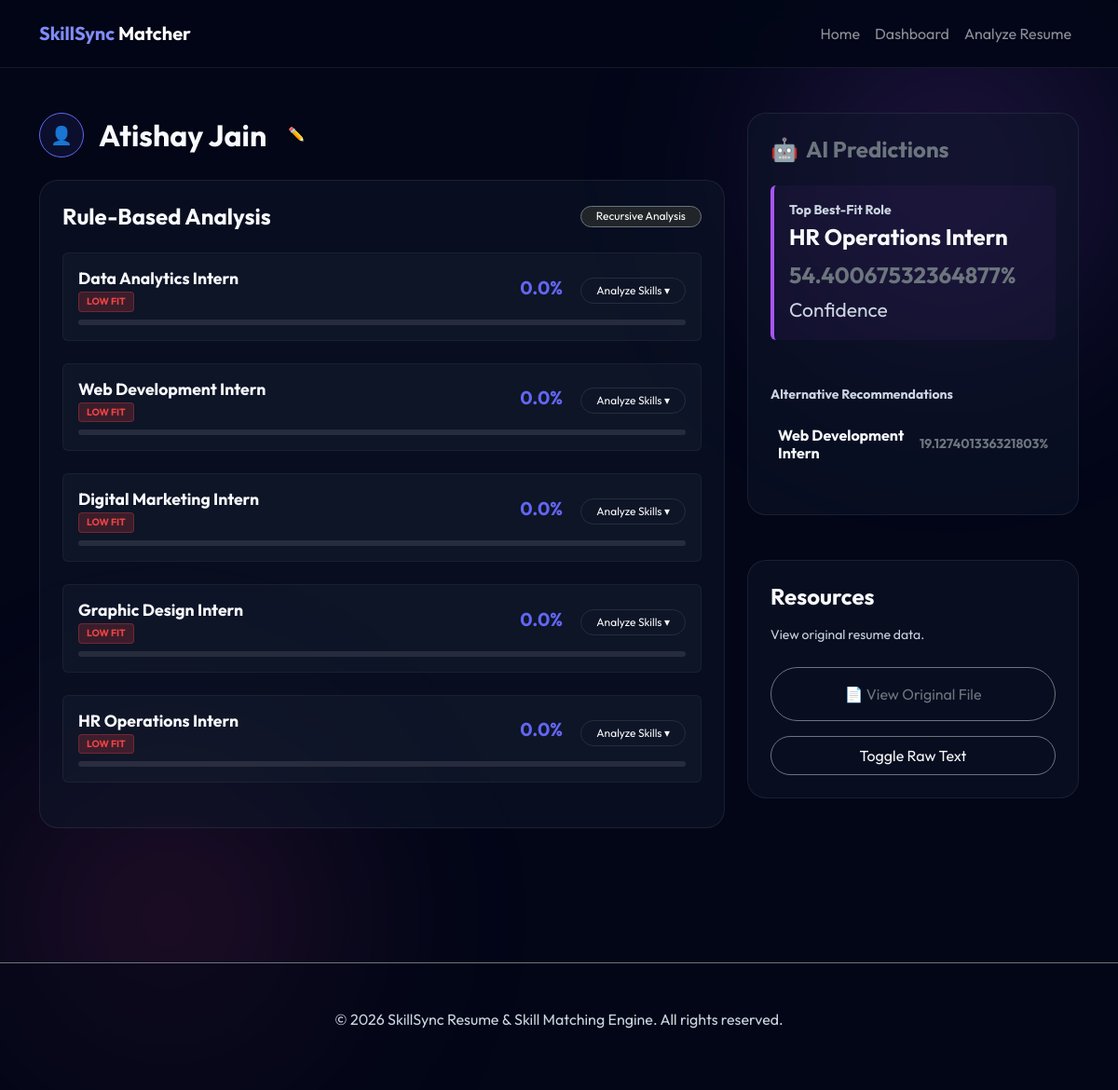
The app's page /candidate/19/ with its own data.
### matching_app/models.py (models this page shows, shortened)
class Candidate(models.Model):
    name = models.CharField(max_length=100)
    resume_file = models.FileField(upload_to='resumes/', null=True, blank=True)
    education = models.TextField(blank=True)
    skills = models.TextField(blank=True)
    tools = models.TextField(blank=True)
    experience = models.TextField(blank=True)
    projects = models.TextField(blank=True)
    certifications = models.TextField(blank=True)
    extracted_text = models.TextField(blank=True)
    created_at = models.DateTimeField(auto_now_add=True)

class Role(models.Model):
    name = models.CharField(max_length=100)
    required_skills = models.TextField()

class Match(models.Model):
    candidate = models.ForeignKey(Candidate, on_delete=models.CASCADE, related_name='matches')
    role = models.ForeignKey(Role, on_delete=models.CASCADE)
    match_percentage = models.FloatField()
    fit_category = models.CharField(max_length=50) # Strong, Moderate, Low

class Prediction(models.Model):
    candidate = models.ForeignKey(Candidate, on_delete=models.CASCADE, related_name='predictions')
    top_role_1 = models.CharField(max_length=100)
    score_1 = models.FloatField()
    top_role_2 = models.CharField(max_length=100)
    score_2 = models.FloatField()
    top_role_3 = models.CharField(max_length=100)
    score_3 = models.FloatField()

### matching_app/views.py (the view)
# urls.py: path('candidate/<int:pk>/', views.candidate_detail, name='candidate_detail'),
def candidate_detail(request, pk):
    candidate = get_object_or_404(Candidate, pk=pk)
    roles = Role.objects.all()
    detailed_matches = get_rule_based_matches(candidate.extracted_text, roles)
    detailed_matches.sort(key=lambda x: x['match_percentage'], reverse=True)
    for m in detailed_matches:
        Match.objects.update_or_create(
            candidate=candidate,
            role=m['role'],
            defaults={
                'match_percentage': m['match_percentage'],
                'fit_category': m['fit_category']
            }
        )
    prediction = Prediction.objects.filter(candidate=candidate).first()
    return render(request, 'candidate_detail.html', {
        'candidate': candidate,
        'matches': detailed_matches,
        'prediction': prediction
    })

### templates/candidate_detail.html (shortened to what this page needs)
{% extends 'base.html' %}
{% block content %}
<div class="container py-5">
    <div class="row">
        <div class="col-lg-8 reveal">
            <div class="d-flex align-items-center gap-3 mb-4">
                <span class="rounded-circle p-2"
                    style="width: 48px; height: 48px; display: inline-flex; align-items: center; justify-content: center; font-size: 1.2rem; background: rgba(99, 102, 241, 0.1); border: 1px solid var(--primary-color);">👤</span>
                <div id="nameDisplayContainer" class="d-flex align-items-center gap-3">
                    <h2 class="fw-bold m-0" id="candidateName">{{ candidate.name }}</h2>
                    <button class="btn btn-sm btn-outline-secondary rounded-circle p-1 border-0 hover-neon-purple"
                        onclick="toggleEditName()" title="Edit Name"
                        style="width: 32px; height: 32px; display: flex; align-items: center; justify-content: center;">
                        <span style="font-size: 0.9rem;">✏️</span>
                    </button>
                </div>
            </div>
            <div class="glass-card-premium neon-blue mb-5 reveal delay-1 p-4">
                <div class="d-flex justify-content-between align-items-center mb-4">
                    <h4 class="fw-bold m-0">Rule-Based Analysis</h4>
                    <span class="badge rounded-pill bg-dark border border-secondary fw-normal small px-3">Recursive
                        Analysis</span>
                </div>
                {% for match in matches %}
                <div class="mb-4 p-3 rounded"
                    style="background: rgba(30, 41, 59, 0.3); border: 1px solid rgba(255,255,255,0.05);">
                    <div class="d-flex justify-content-between align-items-center mb-2">
                        <div>
                            <h5 class="fw-bold m-0" style="font-size: 1.1rem;">{{ match.role.name }}</h5>
                            <div
                                class="fit-badge mt-1 {% if match.fit_category == 'Strong Fit' %}fit-strong{% elif match.fit_category == 'Moderate Fit' %}fit-moderate{% else %}fit-low{% endif %}">
                                {{ match.fit_category }}
                            </div>
                        </div>
                        <div class="text-end">
                            <span class="fw-bold h5 mb-0" style="color: var(--primary-color);">{{ match.match_percentage }}%</span>
                            <button class="btn btn-sm btn-outline-light ms-3 rounded-pill px-3 py-1" type="button"
                                data-bs-toggle="collapse" data-bs-target="#skillCollapse{{ forloop.counter }}"
                                aria-expanded="false"
                                style="font-size: 0.75rem; border: 1px solid rgba(255,255,255,0.1);">
                                Analyze Skills ▾
                            </button>
                        </div>
                    </div>
                    <div class="neon-progress-container" style="height: 6px; margin-top: 8px;">
                    </div>
                </div>
                {% empty %}
                <p class="text-muted">No internship roles found in database.</p>
                {% endfor %}
            </div>
        </div>
        <div class="col-lg-4 mt-4 mt-lg-0 reveal delay-1">
            <div class="glass-card-premium neon-purple mb-5 p-4">
                <h4 class="fw-bold mb-4 text-secondary d-flex align-items-center gap-2">
                    <span>🤖</span> AI Predictions
                </h4>
                {% if prediction %}
                <div class="mb-5 p-3 rounded"
                    style="background: rgba(168, 85, 247, 0.05); border-left: 4px solid var(--secondary-color);">
                    <label class="text-muted d-block mb-1 uppercase small fw-bold tracking-wider">Top Best-Fit
                        Role</label>
                    <h3 class="h4 fw-bold text-light mb-2">{{ prediction.top_role_1 }}</h3>
                    <div class="prediction-score text-secondary">{{ prediction.score_1 }}% <span
                            class="small fw-normal text-muted">Confidence</span></div>
                </div>
                <div class="mb-4">
                    <label class="text-muted d-block mb-3 uppercase small fw-bold tracking-wider">Alternative
                        Recommendations</label>
                    <div class="d-flex justify-content-between align-items-center mb-3 p-2 rounded hover-dim">
                        <h5 class="h6 fw-bold mb-0">{{ prediction.top_role_2 }}</h5>
                        <div class="text-secondary fw-bold small">{{ prediction.score_2 }}%</div>
                    </div>
                </div>
                {% else %}
                <p class="text-muted">Analysis pending hybrid AI verification.</p>
                {% endif %}
            </div>
            <div class="glass-card-premium neon-pink reveal delay-3 p-4">
                <h4 class="fw-bold mb-3">Resources</h4>
                <p class="text-muted small mb-4">View original resume data.</p>
                <a href="{{ candidate.resume_file.url }}"
                    class="btn btn-outline-secondary w-100 py-3 rounded-pill border-secondary hover-neon-pink mb-3"
                    target="_blank">
                    📄 View Original File
                </a>
                <button class="btn btn-outline-light w-100 py-2 rounded-pill border-secondary small" type="button"
                    data-bs-toggle="collapse" data-bs-target="#rawText">
                    Toggle Raw Text
                </button>
            </div>
        </div>
    </div>
</div>
{% endblock %}

### static/css/style.css (style rules this page uses)
:root { --primary-color: #6366f1; --secondary-color: #a855f7; --accent-color: #ec4899; --bg-dark: #020617; --card-bg: rgba(15, 23, 42, 0.6); --text-main: #f8fafc; --text-muted: #cbd5e1; --glass-border: rgba(255, 255, 255, 0.08); --neon-blue: #00d2ff; --neon-purple: #9d50bb; }
body { background: #020617; color: var(--text-main); font-family: 'Outfit', sans-serif; margin: 0; overflow-x: hidden; min-height: 100vh; position: relative; }
.text-muted { color: var(--text-muted) !important; }
.glass-card-premium { background: rgba(15, 23, 42, 0.5); backdrop-filter: blur(16px); border: 1px solid var(--glass-border); border-radius: 1.25rem; padding: 2.5rem; transition: all 0.4s ease; position: relative; overflow: hidden; }
.neon-blue { --card-color: #6366f1; }
.neon-purple { --card-color: #a855f7; }
.neon-pink { --card-color: #ec4899; }
.neon-progress-container { height: 6px; background: rgba(255, 255, 255, 0.1); border-radius: 3px; margin-top: 1.25rem; overflow: hidden; }
.reveal { opacity: 0; transform: translateY(30px); animation: reveal 0.8s forwards; }
.delay-1 { animation-delay: 0.2s; }
.delay-3 { animation-delay: 0.6s; }
.fit-badge { padding: 0.25rem 0.75rem; border-radius: 1rem; font-size: 0.875rem; font-weight: 600; }
.fit-low { background: #dc2626; color: #fef2f2; }
.prediction-score { font-size: 1.5rem; font-weight: 700; color: var(--primary-color); }

### templates/candidate_detail.html (style rules this page uses)
.fit-badge { display: inline-block; font-size: 0.65rem; padding: 2px 8px; border-radius: 4px; text-transform: uppercase; font-weight: 700; }
.fit-low { background: rgba(239, 68, 68, 0.2); color: #ef4444; border: 1px solid rgba(239, 68, 68, 0.3); }

### records on screen
Candidate: name "Atishay Jain"
Role: role.name "Data Analytics Intern", fit_category "LOW FIT", match_percentage "0.0"
Role: role.name "Web Development Intern", fit_category "LOW FIT", match_percentage "0.0"
Role: role.name "Digital Marketing Intern", fit_category "LOW FIT", match_percentage "0.0"
Role: role.name "Graphic Design Intern", fit_category "LOW FIT", match_percentage "0.0"
Role: role.name "HR Operations Intern", fit_category "LOW FIT", match_percentage "0.0"
Prediction: top_role_1 "HR Operations Intern", score_1 "54.40067532364877", top_role_2 "Web Development Intern", score_2 "19.127401336321803"
